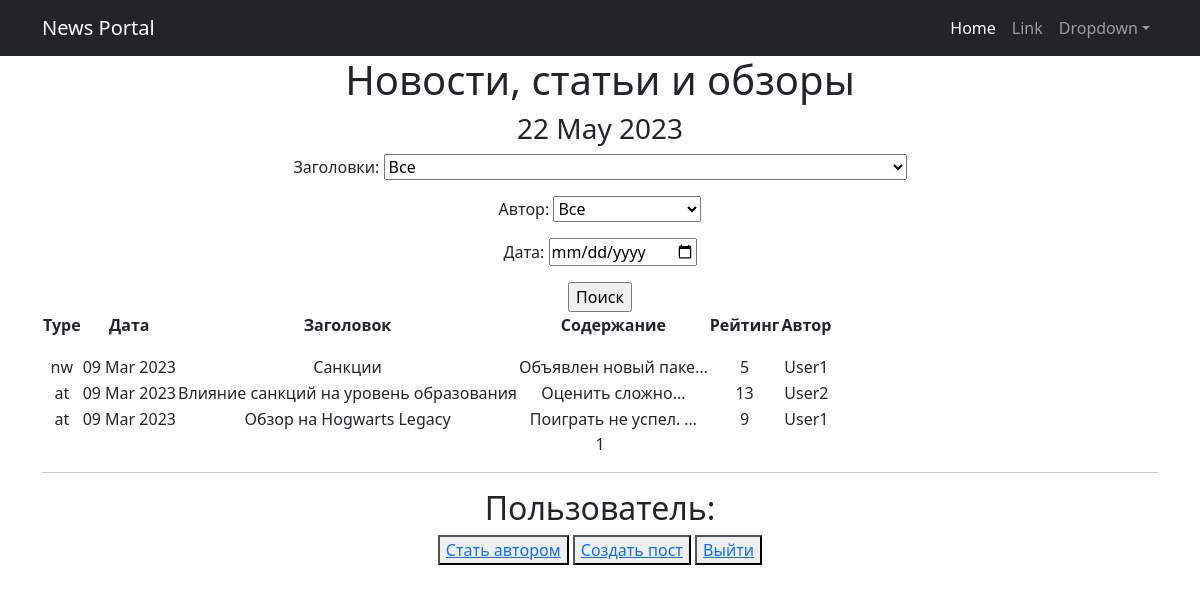
The page /posts/search/ on the database as committed earlier.
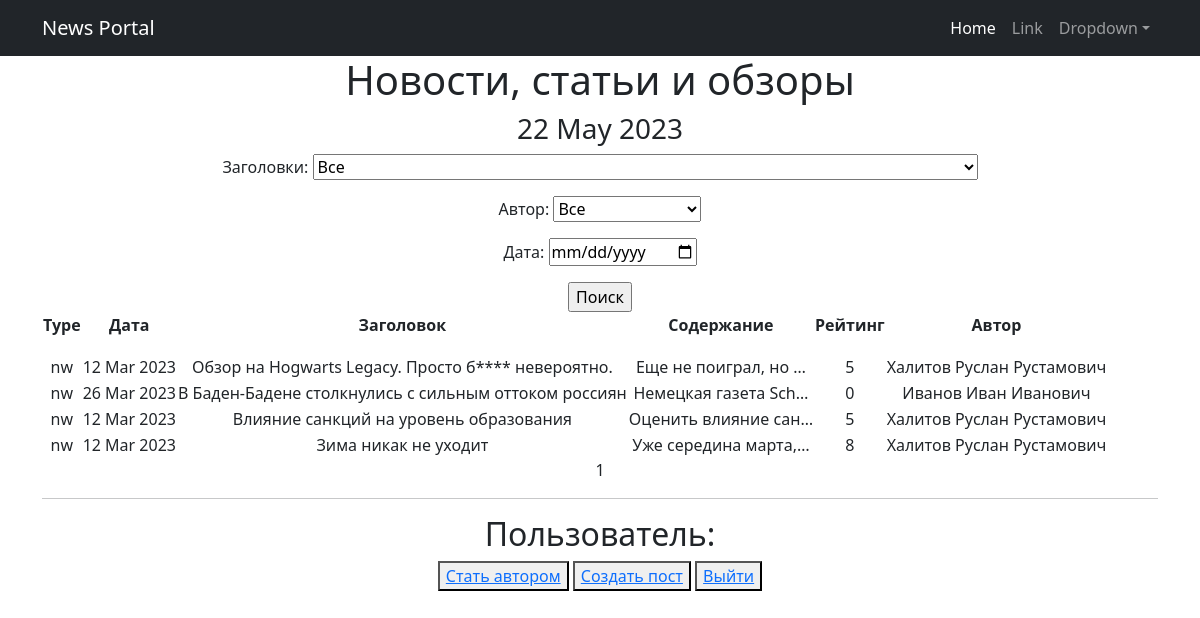
The same page on the database as committed later.
### accounts/models.py (models this page shows, shortened)
class Post(models.Model):
    var = models.CharField(max_length = 2, choices = VARS, default = news)
    datetime_of_post = models.DateTimeField(auto_now_add = True)
    topic = models.CharField(null = True, max_length=64)
    text_of_topic = models.TextField(null = True)
    rate_of_post = models.IntegerField(default = 0)
    author = models.ForeignKey(Author, on_delete = models.CASCADE)
    category = models.ManyToManyField(Category, through = 'PostCategory')
    def __str__(self):
        return f'{self.topic.title()}: {self.text_of_topic[:20]}'

class Author(models.Model):
    rate_of_author = models.IntegerField(default = 0)
    user = models.OneToOneField(User, on_delete = models.CASCADE)

### accounts/views.py (the view)
# urls.py: path('search/', PostSearch.as_view(), name='post_search'),
class PostSearch(PostList):
    template_name = 'post_search.html'
    def get_context_data(self, *, object_list=None, **kwargs):
        context = super().get_context_data(**kwargs)
        context['filterset'] = self.filterset
        return context
    def get_queryset(self):
        queryset = super().get_queryset()
        self.filterset = PostFilter(self.request.GET, queryset)
        return self.filterset.qs

### accounts/templatetags/custom_filters.py (called while the page is built)
@register.filter(name = 'censor')
def censor(text):
    for word in BAD_WORD:
        if word in text:
            text = text.replace(word[1:len(word)], f'{len(word) * "*"}')
            return text
        else:
            return text

### accounts/views.py (called while the page is built)
    def get_queryset(self):
        queryset = super().get_queryset()
        self.filterset = PostFilter(self.request.GET, queryset)
        return self.filterset.qs

    def get_context_data(self, **kwargs):
        context = super().get_context_data(**kwargs)
        context['is_not_author'] = not self.request.user.groups.filter(name='authors').exists()
        context['time_now'] = datetime.utcnow()
        context['next_t'] = None
        return context

### templates/post_search.html (shortened to what this page needs)
{% extends 'flatpages/default.html' %}
{% load custom_filters %}
{% load custom_tags %}
{% block content %}
<h1>Новости, статьи и обзоры</h1>
<h3>{{ time_now|date:'d M Y' }}</h3>
<form action="" method="get">
    {{ filterset.form.as_p }}
    <input type="submit" value="Поиск">
</form>
{% if posts %}
    <table>
        <tr>
                <td><p><strong>Type</strong></p></td>
                <td><p><strong>Дата</strong></p></td>
                <td><p><strong>Заголовок</strong></p></td>
                <td><p><strong>Содержание</strong></p></td>
                <td><p><strong>Рейтинг</strong></p></td>
                <td><p><strong>Автор</strong></p></td>
        </tr>
        {% for post in posts %}
        <tr>
            <td>{{ post.var }}</td>
            <td>{{ post.datetime_of_post|date:'d M Y' }}</td>
            <td>{{ post.topic |censor }}</td>
            <td>{{ post.text_of_topic|truncatechars:20 |censor}}</td>
            <td>{{ post.rate_of_post }}</td>
            <td>{{ post.author.user }}</td>
        </tr>
        {% endfor %}
    </table>
{% else %}
    <h1>Новостей нет!</h1>
{% endif %}
      {{ page_obj.number }}
<hr>
<h2>Пользователь: {{ request.user.username }}</h2>
{% if is_not_author %}
<button><a href="http://127.0.0.1:8000/sign/upgrade/">Стать автором</a></button>
{% endif %}
<button><a href="http://127.0.0.1:8000/posts/create/">Создать пост</a></button>
<button><a href="http://127.0.0.1:8000/sign/logout/">Выйти</a></button>
{% endblock content %}

### templates/flatpages/default.html (shortened to what this page needs)
<!DOCTYPE html>
<html lang="en">
    <head>
        {% load static %}
        <link href="{% static 'css/styles.css' %}" rel="stylesheet" />
    </head>
    <body>
        <nav class="navbar navbar-expand-lg navbar-dark bg-dark">
            <div class="container">
                <a class="navbar-brand" href="#">News Portal</a>
                <div class="collapse navbar-collapse" id="navbarSupportedContent">
                    <ul class="navbar-nav ms-auto mb-2 mb-lg-0">
                        <li class="nav-item"><a class="nav-link active" aria-current="page" href="#">Home</a></li>
                        <li class="nav-item"><a class="nav-link" href="#">Link</a></li>
                        <li class="nav-item dropdown">
                            <a class="nav-link dropdown-toggle" id="navbarDropdown" href="#" role="button" data-bs-toggle="dropdown" aria-expanded="false">Dropdown</a>
                        </li>
                    </ul>
                </div>
            </div>
        </nav>
        <div class="container">
            <div class="row">
                <div class="col-lg-12 text-center">
                   {% block content %}{% endblock content %}
                </div>
            </div>
        </div>
    </body>
</html>

Rows that differ between the two databases and show on the page:
removed Post: var "nw", datetime_of_post "09 Mar 2023", topic|censor "Санкции", text_of_topic|censor "Объявлен новый паке…", rate_of_post "5", author.user "User1"
removed Post: var "at", datetime_of_post "09 Mar 2023", topic|censor "Влияние санкций на уровень образования", text_of_topic|censor "Оценить сложно...", rate_of_post "13", author.user "User2"
removed Post: var "at", datetime_of_post "09 Mar 2023", topic|censor "Обзор на Hogwarts Legacy", text_of_topic|censor "Поиграть не успел. …", rate_of_post "9", author.user "User1"
added Post: var "nw", datetime_of_post "12 Mar 2023", topic|censor "Обзор на Hogwarts Legacy. Просто б**** невероятно.", text_of_topic|censor "Еще не поиграл, но …", rate_of_post "5", author.user "Халитов Руслан Рустамович"
added Post: var "nw", datetime_of_post "26 Mar 2023", topic|censor "В Баден-Бадене столкнулись с сильным оттоком россиян", text_of_topic|censor "Немецкая газета Sch…", rate_of_post "0", author.user "Иванов Иван Иванович"
added Post: var "nw", datetime_of_post "12 Mar 2023", topic|censor "Влияние санкций на уровень образования", text_of_topic|censor "Оценить влияние сан…", rate_of_post "5", author.user "Халитов Руслан Рустамович"
added Post: var "nw", datetime_of_post "12 Mar 2023", topic|censor "Зима никак не уходит", text_of_topic|censor "Уже середина марта,…", rate_of_post "8", author.user "Халитов Руслан Рустамович"
